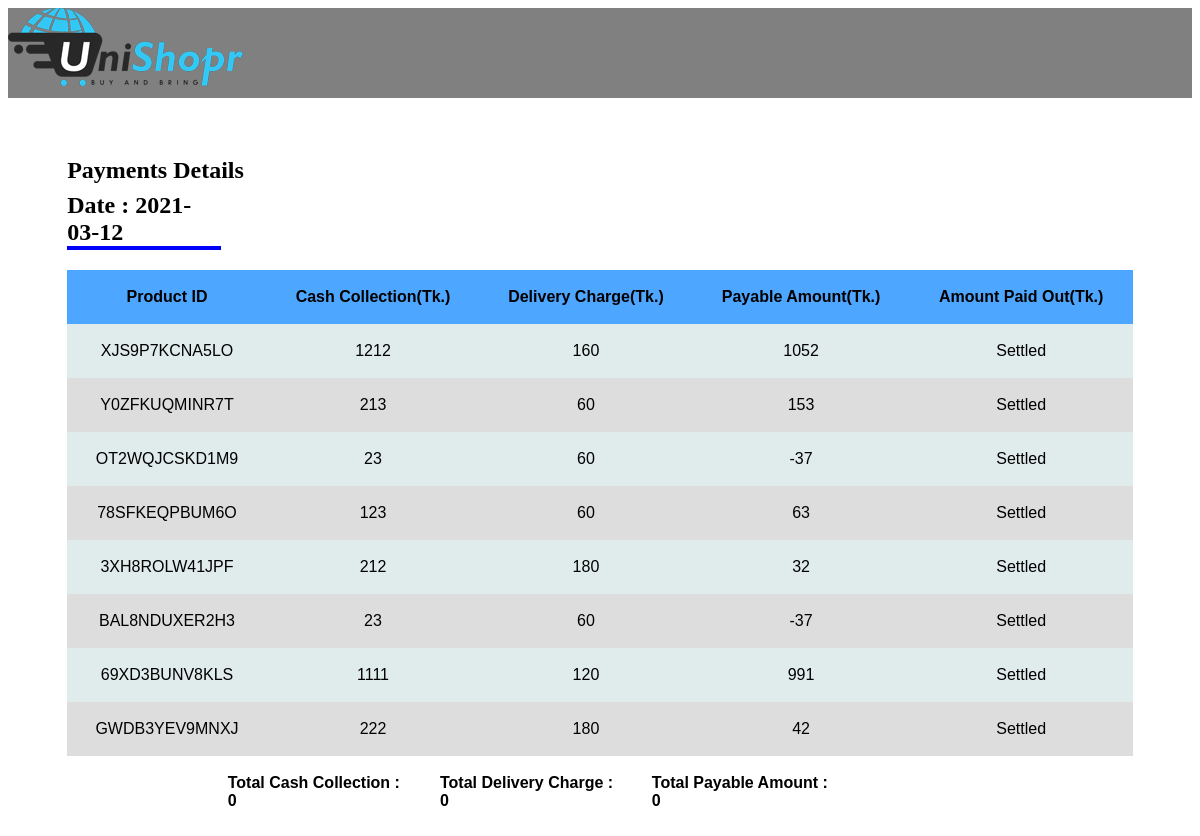
/Internship/payments_details.php?date=2021-03-12 (signed in), run on the app's committed database.
### tables this page shows
CREATE TABLE `parcel` (
  `date` date NOT NULL,
  `ID` varchar(15) NOT NULL,
  `Product_id` varchar(15) DEFAULT NULL,
  `Shop_name` varchar(50) NOT NULL,
  `Phone_num` varchar(11) DEFAULT NULL,
  `C_name` varchar(200) NOT NULL,
  `Pick_up_address` text NOT NULL,
  `Delivery_address` text NOT NULL,
  `Product_weight` int(11) NOT NULL,
  `Cash_collection` int(11) NOT NULL,
  `delivery_charge` int(11) NOT NULL,
  `Payment_method` text NOT NULL,
  `Instructions` text NOT NULL,
  `agent_name` varchar(200) DEFAULT NULL,
  `agent_phone` varchar(11) DEFAULT NULL,
  `status` varchar(30) NOT NULL,
  `Payment_status` varchar(30) NOT NULL,
  `Action` varchar(30) NOT NULL
);

### Internship/payments_details.php (the view, shortened to what this page needs)
<!DOCTYPE html>
<html>
<head>
	<link rel="stylesheet" type="text/css" href="css/a.css">
</head>
<body><div id="header">
    <div id="logo">
      <img src="images/logo.PNG">
    </div>
  </div>
	<div class="tablestyle" id="parcels" style="margin-top: 5%; display: block;">
    <table id="t01" align="center" style="text-align: center">
	<thead>
	<tr>
		<th>Product ID</th>
		<th>Cash Collection(Tk.)</th>
		<th>Delivery Charge(Tk.)</th>
		<th>Payable Amount(Tk.)</th>
		<th>Amount Paid Out(Tk.)</th>
	</tr>
	</thead>
	<tbody>
	<?php
$conn=OpenCon();
$total_cash=0;
$total_charge=0;
$total_payable=0;
$date = $_GET['date'];
?>
<h2 style="margin-left: 5%;">Payments Details</h2>
<h2 style="margin-left: 5%; border-bottom: 4px solid blue; width: 13%; margin-top: -1%;"><?php echo "Date : $date"; ?></h2>
<?php
$id=$_SESSION['id'];
$sql1 = "SELECT * FROM parcel where ID='$id' and date='$date' and Action!='Canceled';";
$result1 = mysqli_query($conn,$sql1);
     if(mysqli_num_rows($result1)>0){
     while ($row1= mysqli_fetch_assoc($result1)) {
     $P_id=$row1['Product_id'];
     $cash=$row1['Cash_collection'];
     $charge=$row1['delivery_charge'];
     $status=$row1['Payment_status'];
     $payable=$cash-$charge;
		 echo "<tr><td>".$P_id."</td><td>".$cash."</td><td>".$charge."</td><td>".$payable."</td><td>".$status."</td></tr>";
		 }
		 }?>
</tbody>
	 </table>
</div>
<table id="t02" align="center" style="margin-left: 14%; width: 60%;">
  <thead>
<?php
echo "<tr><th>"."</th><th>"."Total Cash Collection : ".$total_cash."</th><th>"."Total Delivery Charge : ".$total_charge."</th><th>"."Total Payable Amount : ".$total_payable."</th><th>"."</th></tr>";
?>
</table>
</body>
</html>

### Internship/css/a.css (style rules this page uses)
#header { width:100%; bottom: 100%;overflow: hidden; height: 90px; justify-content:top; background: gray; }
#logo { width: 200px;height: 80px; float: left; }

### Internship/payments_details.php (style rules this page uses)
table { font-family: arial, sans-serif; border-collapse: collapse; width: 90%; color: black; }
td, th { text-align: center; padding:18px; }
#t01 th { background-color: #4da6ff; color: black; text-align: center; }
#t02 th { background-color: white; color: black; text-align: left; }
tr:nth-child(even) { background-color: #dddddd; }
tr:nth-child(odd) { background-color: #e0ebeb; }

### data on the page
parcel: Product_id "XJS9P7KCNA5LO", Cash_collection "1212", delivery_charge "160", payable "1052", Payment_status "Settled"
parcel: Product_id "Y0ZFKUQMINR7T", Cash_collection "213", delivery_charge "60", payable "153", Payment_status "Settled"
parcel: Product_id "OT2WQJCSKD1M9", Cash_collection "23", delivery_charge "60", payable "-37", Payment_status "Settled"
parcel: Product_id "78SFKEQPBUM6O", Cash_collection "123", delivery_charge "60", payable "63", Payment_status "Settled"
parcel: Product_id "3XH8ROLW41JPF", Cash_collection "212", delivery_charge "180", payable "32", Payment_status "Settled"
parcel: Product_id "BAL8NDUXER2H3", Cash_collection "23", delivery_charge "60", payable "-37", Payment_status "Settled"
parcel: Product_id "69XD3BUNV8KLS", Cash_collection "1111", delivery_charge "120", payable "991", Payment_status "Settled"
parcel: Product_id "GWDB3YEV9MNXJ", Cash_collection "222", delivery_charge "180", payable "42", Payment_status "Settled"

### other printed values
$date "2021-03-12"
$total_cash "0"
$total_charge "0"
$total_payable "0"
